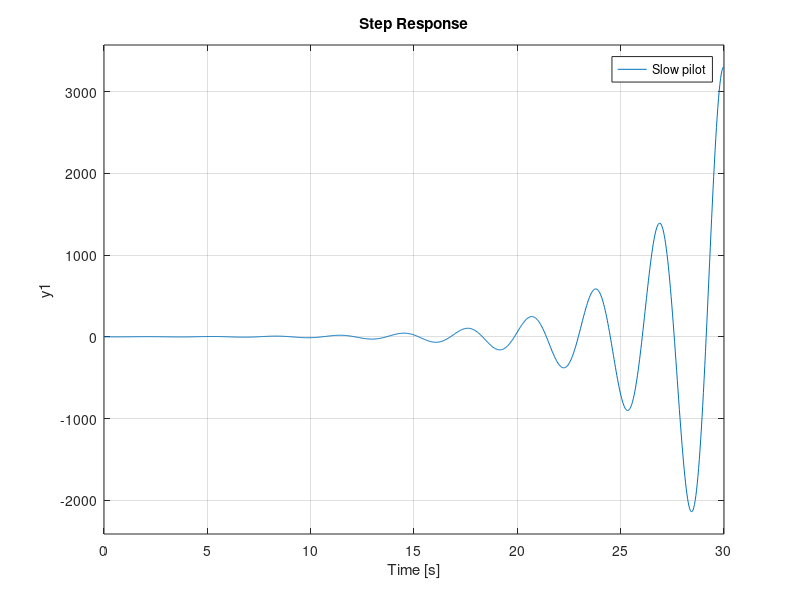

Recreate this plot in MATLAB. (Note: this script raises an error after producing the figure.)
%prob 6
clear all; close all;
K = 1; tau1 = 2; tau2 = 0.5;

s = tf('s');
P = 10 /(s+10)*(s+6)/(s*(s^2+3*s+6));

% slow pilot
tauslow = 0.6
Cslow = -(K*(tau1*s+1)*(tauslow*s-2))/((tau2*s+1)*(tauslow*s+2));
Tslow = feedback(Cslow*P,1)
figure; step(Tslow); legend('Slow pilot');
stepinfo(Tslow)

isstable(Tslow)
pole(Tslow)
% pzmap(Tslow)

% fast pilot
taufast = 0.1
Cfast = -(K*(tau1*s+1)*(taufast*s-2))/((tau2*s+1)*(taufast*s+2));
Tfast = feedback(Cfast*P,1)
figure; step(Tfast); legend('Fast pilot');
stepinfo(Tfast)

isstable(Tfast)
pole(Tfast)
% pzmap(Tfast)